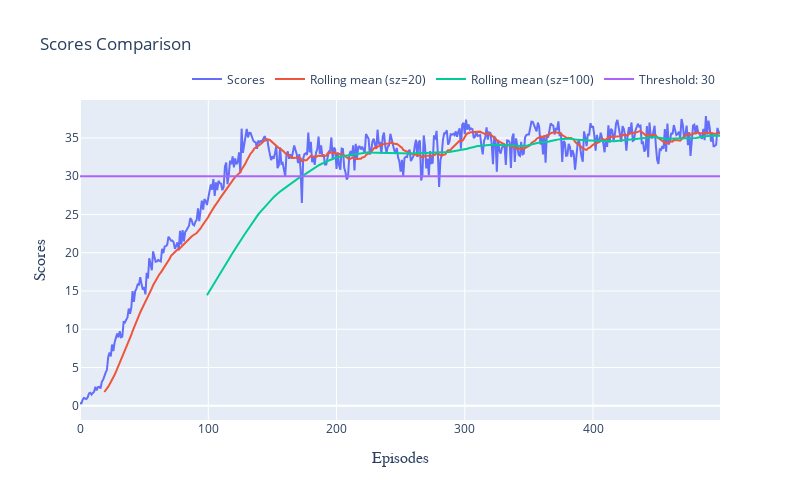

Notebook code for this chart:
### Code cell
selected_indexes = [5, 6]
names = {5: "baseline",
        }
# Create figure with secondary y-axis
fig = make_subplots(rows=1, cols=1, shared_xaxes=True)

for i, row in df.loc[[5,], :].iterrows():
    if type(row["training_scores"]) is list:
        scores = np.array(row["training_scores"])
        scores = np.mean(scores, axis=1)
        x = list(range(len(scores)))
        y = list(pd.Series(scores))
        y2 = list(pd.Series(scores).rolling(20).mean())
        y3 = list(pd.Series(scores).rolling(100).mean())
        threshold = [30,] * len(x)
        name = f"{row['BATCH_SIZE']}_{row['GAMMA']}_{row['WEIGHT_DECAY']}"
        name = "Scores"
        name2 = "Rolling mean (sz=20)"
        name3 = "Rolling mean (sz=100)"
        fig.add_trace(
            go.Scatter(x=x, y=y,
                       name=name,), row=1, col=1) #line=dict(shape='hv'))

        fig.add_trace(
            go.Scatter(x=x, y=y2,
                       name=name2,), row=1, col=1) #line=dict(shape='hv'))

        fig.add_trace(
            go.Scatter(x=x, y=y3,
                       name=name3,), row=1, col=1) #line=dict(shape='hv'))

        fig.add_trace(
            go.Scatter(x=x, y=threshold,
                       name="Threshold: 30",), row=1, col=1) #line=dict(shape='hv'))

fig.update_yaxes(title_text="Scores", row=1, col=1, title_font=dict(size=16, family='Courier'))
fig.update_xaxes(title_text="Episodes", row=1, col=1, title_font=dict(size=16, family='Courier'))


# Set title
fig.update_layout(
    title="Scores Comparison",
    height=500,
    width=800,
    legend=dict(
        orientation="h",
        yanchor="bottom",
        y=1.02,
        xanchor="right",
        x=1)
)

fig.show()

### Figure 1 — Plotly figure (JSON) as saved in the notebook; plotly's stock layout.template omitted (floating-point values rounded to 4 significant figures; data arrays with more than 128 entries replaced by an {"elided": "..."} marker saying what was removed)
{"data": [{"name": "Scores", "type": "scatter", "x": {"elided": "500 int values"}, "xaxis": "x", "y": {"elided": "500 float values"}, "yaxis": "y"}, {"name": "Rolling mean (sz=20)", "type": "scatter", "x": {"elided": "500 int values"}, "xaxis": "x", "y": {"elided": "500 float values"}, "yaxis": "y"}, {"name": "Rolling mean (sz=100)", "type": "scatter", "x": {"elided": "500 int values"}, "xaxis": "x", "y": {"elided": "500 float values"}, "yaxis": "y"}, {"name": "Threshold: 30", "type": "scatter", "x": {"elided": "500 int values"}, "xaxis": "x", "y": {"elided": "500 int values"}, "yaxis": "y"}], "layout": {"height": 500, "legend": {"orientation": "h", "x": 1, "xanchor": "right", "y": 1.02, "yanchor": "bottom"}, "title": {"text": "Scores Comparison"}, "width": 800, "xaxis": {"anchor": "y", "domain": [0, 1], "title": {"font": {"family": "Courier", "size": 16}, "text": "Episodes"}}, "yaxis": {"anchor": "x", "domain": [0, 1], "title": {"font": {"family": "Courier", "size": 16}, "text": "Scores"}}}}
